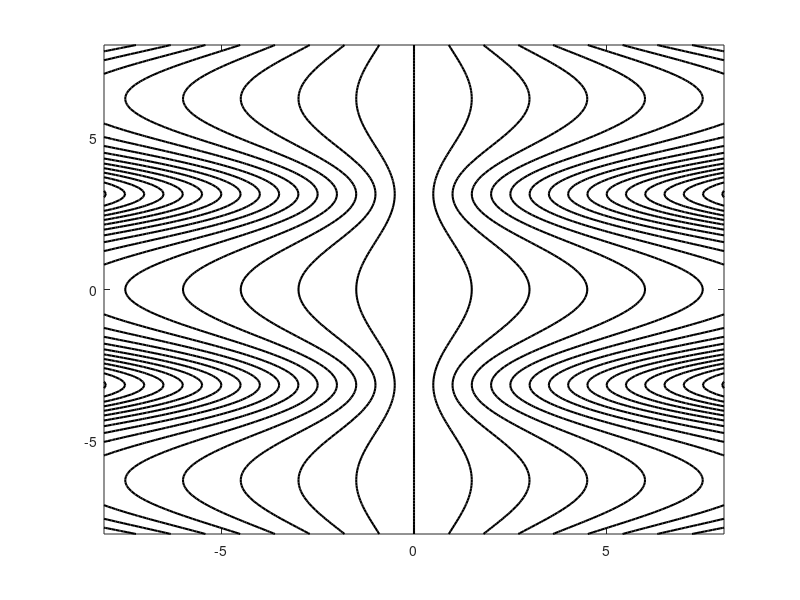

Here is the MATLAB script that generated this plot: (Note: this script raises an error after producing the figure.)
%   Plots and saves Contour Lines for various
%   diffeomorphisms
%
%	AUTHOR:	D Lantzberg, Nov. 2017

boxArea = 1/4;

xl = -8;
xr = 8;
yu = -8;
yo = 8;

FlowLinesY =  2*xl : sqrt(boxArea) : 2*xr ;
FlowLinesX =  yu : sqrt(boxArea) : yo ;
y = (yu-.05 : .1 : yo+.05); 
x = (xl-.05 : .1 : xr+.05);

[X,Y] = meshgrid(x,y);

%% SIN / COS Symplecto
figure(1);
sigCos = @(x) 2*x + sin(x);
dSigCos = @(x) (2 + cos(x));

contour(X,Y,X./dSigCos(Y),FlowLinesY,'k','LineWidth',1.5);
plotaxis(0,'k',4);
set(gca,'FontSize',16);
set(gca,'FontName','CMU Serif');
box on;
axis([xl xr yu yo]); grid;
ax = gca;
axis square;
zoom(2);
ax = gca;
xtl = ax.XTickLabel;
xtl(5) = {'Q'};
ytl = ax.YTickLabel;
ytl(5) = {'P'};
ax.XTickLabel = xtl;
ax.YTickLabel = ytl;

axis square;
plotTickLatex2D('xlabeldy',.0,'ylabeldx',.0,'fontsize',22);
%pause;

%% LOG2 Symplecto (Wavelet tesselation)
figure(2);
sigLog = @(x) log2(abs(x));
iSigLog = @(x) 2.^(x);

dSigLog = @(x) 1./log(2) ./ ( abs(x) );

contour(X,Y,X./dSigLog(Y),FlowLinesY,'k','LineWidth',1.5);
plotaxis(0,'k',4);
set(gca,'FontSize',16);
set(gca,'FontName','CMU Serif');
box on;

axis([xl xr yu yo]); grid;
ax = gca;
axis square;
zoom(2);
ax = gca;
xtl = ax.XTickLabel;
xtl(5) = {'Q'};
ytl = ax.YTickLabel;
ytl(5) = {'P'};
ax.XTickLabel = xtl;
ax.YTickLabel = ytl;
axis square;
plotTickLatex2D('xlabeldy',.0,'ylabeldx',.0,'fontsize',22);
%pause;

% %% IDENTICAL Symplecto (STFT tesselation)
figure(3);
sigId = @(x) x;
dSigId = @(x) ones(size(x));

contour(X,Y,X./dSigId(Y),FlowLinesY,'k');
plotaxis(0,'k',4);
set(gca,'FontSize',16);
set(gca,'FontName','CMU Serif');
box on;

axis([xl xr yu yo]); grid;
ax = gca;

axis square;
zoom(2);
ax = gca;
xtl = ax.XTickLabel;
xtl(5) = {'Q'};
ytl = ax.YTickLabel;
ytl(5) = {'P'};
ax.XTickLabel = xtl;
ax.YTickLabel = ytl;

axis square;
plotTickLatex2D('xlabeldy',.0,'ylabeldx',.0,'fontsize',22);
%pause;

SaveAsEps(1,'SinCosContour');
SaveAsEps(2,'Log2Contour');
SaveAsEps(3,'IdContour');